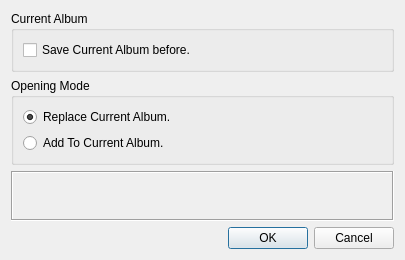
<ui version="4.0" >
 <class>OpenAlbumOption</class>
 <widget class="QDialog" name="OpenAlbumOption" >
  <property name="geometry" >
   <rect>
    <x>0</x>
    <y>0</y>
    <width>405</width>
    <height>260</height>
   </rect>
  </property>
  <property name="windowTitle" >
   <string>Open Option</string>
  </property>
  <layout class="QVBoxLayout" name="verticalLayout" >
   <item>
    <widget class="QGroupBox" name="groupBox" >
     <property name="title" >
      <string>Current Album</string>
     </property>
     <property name="flat" >
      <bool>true</bool>
     </property>
     <layout class="QVBoxLayout" name="verticalLayout_2" >
      <item>
       <widget class="QCheckBox" name="saveCurrentAlbum" >
        <property name="text" >
         <string>Save Current Album before.</string>
        </property>
       </widget>
      </item>
     </layout>
    </widget>
   </item>
   <item>
    <widget class="QGroupBox" name="groupBox_2" >
     <property name="title" >
      <string>Opening Mode</string>
     </property>
     <property name="flat" >
      <bool>true</bool>
     </property>
     <layout class="QVBoxLayout" name="verticalLayout_3" >
      <item>
       <widget class="QRadioButton" name="replaceCurrentAlbum" >
        <property name="text" >
         <string>Replace Current Album.</string>
        </property>
        <property name="checked" >
         <bool>true</bool>
        </property>
       </widget>
      </item>
      <item>
       <widget class="QRadioButton" name="addToCurrentAlbum" >
        <property name="text" >
         <string>Add To Current Album.</string>
        </property>
       </widget>
      </item>
     </layout>
    </widget>
   </item>
   <item>
    <widget class="QLabel" name="messageLabel" >
     <property name="frameShape" >
      <enum>QFrame::Box</enum>
     </property>
     <property name="frameShadow" >
      <enum>QFrame::Sunken</enum>
     </property>
     <property name="text" >
      <string/>
     </property>
    </widget>
   </item>
   <item>
    <widget class="QDialogButtonBox" name="buttonBox" >
     <property name="orientation" >
      <enum>Qt::Horizontal</enum>
     </property>
     <property name="standardButtons" >
      <set>QDialogButtonBox::Cancel|QDialogButtonBox::Ok</set>
     </property>
    </widget>
   </item>
  </layout>
 </widget>
 <resources/>
 <connections>
  <connection>
   <sender>buttonBox</sender>
   <signal>accepted()</signal>
   <receiver>OpenAlbumOption</receiver>
   <slot>accept()</slot>
   <hints>
    <hint type="sourcelabel" >
     <x>248</x>
     <y>254</y>
    </hint>
    <hint type="destinationlabel" >
     <x>157</x>
     <y>274</y>
    </hint>
   </hints>
  </connection>
  <connection>
   <sender>buttonBox</sender>
   <signal>rejected()</signal>
   <receiver>OpenAlbumOption</receiver>
   <slot>reject()</slot>
   <hints>
    <hint type="sourcelabel" >
     <x>316</x>
     <y>260</y>
    </hint>
    <hint type="destinationlabel" >
     <x>286</x>
     <y>274</y>
    </hint>
   </hints>
  </connection>
 </connections>
</ui>
